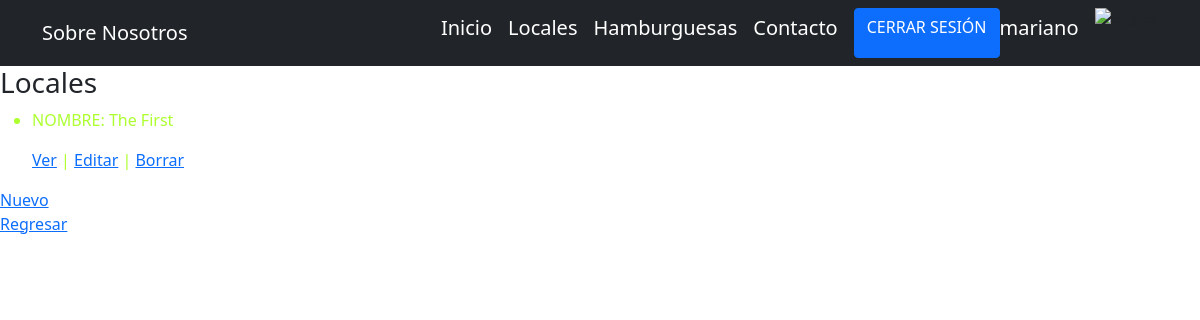
Before: /AppMrBlack/local/list (signed in) with the older database file.
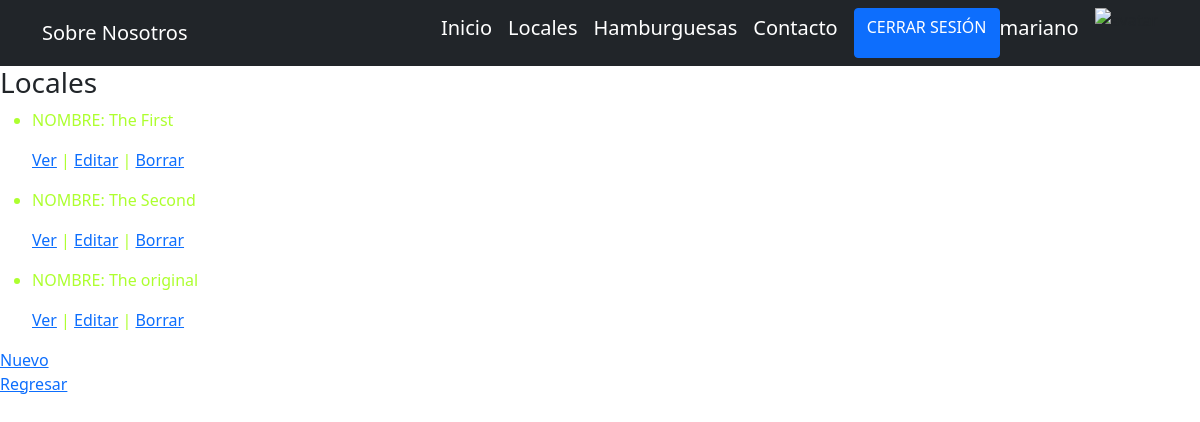
After: the same page with the newer database file.
### AppMrBlack/models.py (models this page shows, shortened)
class Locales(models.Model):
    nombrelocal = models.CharField('nombrelocal',max_length=45)
    ciudad = models.CharField('ciudad',max_length=45)
    provincia = models.CharField('provincia',max_length=45)
    direccion = models.CharField('direccion',max_length=45)
    altura = models.IntegerField()
    fechaapertura = models.DateField('fechaapertura')

### AppMrBlack/views.py (the view)
# urls.py: path('local/list',views.LocalList.as_view(),name='ListLocal'),
class LocalList(ListView):
    model = Locales
    template_name = "local_list.html"

### AppMrBlack/templates/local_list.html (shortened to what this page needs)
<!DOCTYPE html>
<html lang="en">
    <head>
        {% load static %}
        <link href="{% static 'css/styles.css' %}" rel="stylesheet" />
    </head>
    <body>
        <nav class="navbar navbar-expand-lg navbar-dark bg-dark">
            <div class="container">
                <a class="navbar-brand" href="#!">Sobre Nosotros</a>
                <div class="collapse navbar-collapse" id="navbarSupportedContent">
                    <ul class="navbar-nav ms-auto mb-2 mb-lg-0">
                        <a class="navbar-brand" href="{% url 'Inicio' %}">Inicio</a>
                        <a class="navbar-brand" href="{% url 'Locales' %}">Locales</a>
                        <a class="navbar-brand" href="{% url 'Hamburguesas' %}">Hamburguesas</a>
                        <a class="navbar-brand" href="{% url 'Contacto' %}">Contacto</a>
                        {% if request.user.is_authenticated %}
                            <a class="btn btn-primary" href="{% url 'Logout' %}">CERRAR SESIÓN</a>
                            <a class="navbar-brand" href="{% url 'EditarPerfil' %}">{{user.username}}</a>
                            <img src="{{avatar.imagen.url}}" alt="avatar",width="25" , height="50">
                        {% endif %}
                    </ul>
                </div>
            </div>
        </nav>
        <h3>Locales</h3>
    <ul style="color: greenyellow">
        {% for locales in object_list %}
            <li>
                <p>NOMBRE: {{ locales.nombrelocal }} </p>
                    <a href="{% url 'DetailLocal' locales.id %}">Ver</a> |
                    <a href="{% url 'EditLocal' locales.id %}">Editar</a> |
                    <a href="{% url 'DeleteLocal' locales.id %}">Borrar</a>
            </li>
        {% endfor %}
    </ul>
    <a href="{% url 'NewLocal'  %}">Nuevo</a>
    <p>
        <a href="{% url 'Locales' %}">Regresar</a>
    </p>

Changed rows visible on the page:
added Locales: nombrelocal "The Second"
added Locales: nombrelocal "The original"
